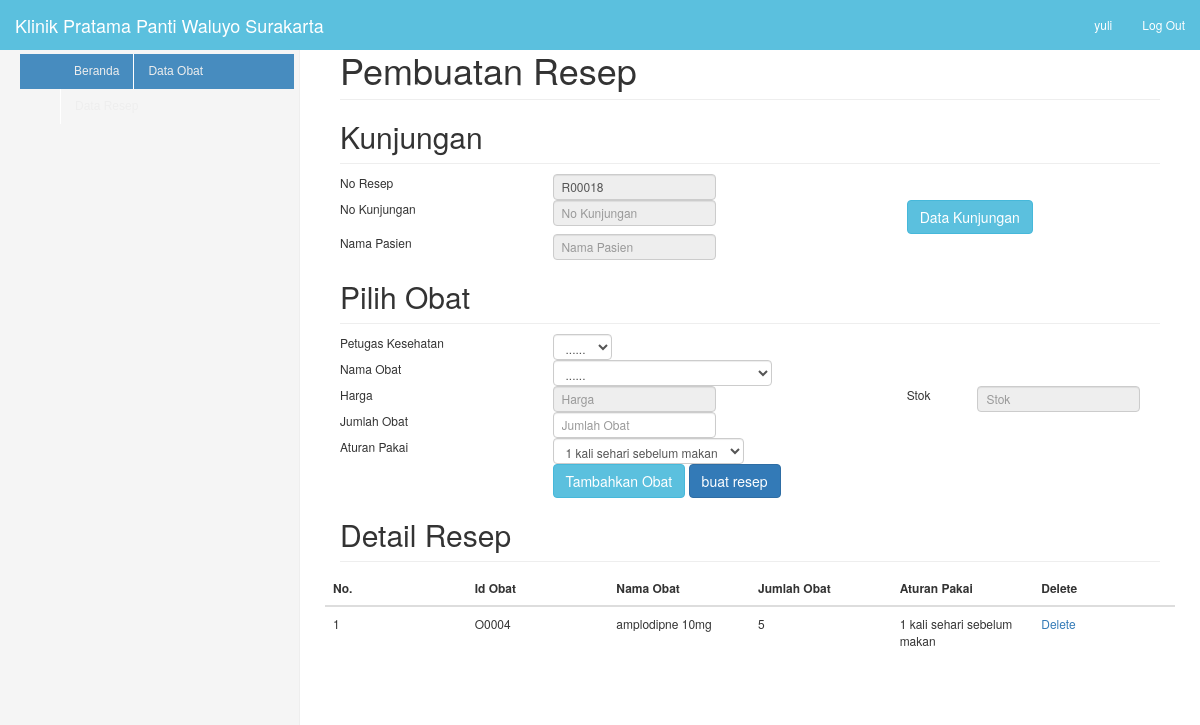
Screenshot of /function/obat/buat_resep.php (signed in) with the database file from the repository.
### tables this page shows
CREATE TABLE `nama_klinik`  (
  `id` int(11) NOT NULL AUTO_INCREMENT,
  `nama` varchar(100) NOT NULL,
  PRIMARY KEY (`id`) USING BTREE
);

CREATE TABLE `tmp_detail_resep`  (
  `id_tmp_dr` int(11) NOT NULL AUTO_INCREMENT,
  `id_resep` varchar(6) NOT NULL,
  `id_obat` varchar(5) NOT NULL,
  `jumlah_obat` int(3) NOT NULL,
  `aturan_pakai` enum('1 kali sehari sebelum makan','2 kali sehari sebelum makan','3 kali sehari sebelum makan','1 kali sehari sesudah makan','2 kali sehari sesudah makan','3 kali sehari sesudah makan') NOT NULL,
  `id_petugas` varchar(4) NOT NULL,
  `id_rajal` varchar(8) NULL DEFAULT NULL,
  PRIMARY KEY (`id_tmp_dr`) USING BTREE,
  INDEX `id_obat`(`id_obat`) USING BTREE,
  CONSTRAINT `tmp_detail_resep_ibfk_1` FOREIGN KEY (`id_obat`) REFERENCES `obat` (`id_obat`) ON DELETE NO ACTION ON UPDATE CASCADE
);

CREATE TABLE `obat`  (
  `id_obat` varchar(5) NOT NULL,
  `id_user` varchar(4) NOT NULL,
  `nama_obat` varchar(100) NOT NULL,
  `nama_dagang` varchar(50) NOT NULL,
  `harga_beli` varchar(10) NOT NULL,
  `harga_jual` varchar(10) NOT NULL,
  `stok` int(3) NOT NULL,
  PRIMARY KEY (`id_obat`) USING BTREE,
  INDEX `id_user`(`id_user`) USING BTREE,
  CONSTRAINT `obat_ibfk_1` FOREIGN KEY (`id_user`) REFERENCES `user` (`id_user`) ON DELETE NO ACTION ON UPDATE CASCADE
);

### library/library.php (called while the page is built, shortened)
<?php
function buatKode($tabel, $inisial){
	if($inisial=="RM" || $inisial=="RJ"){$panjang=8;}
	elseif($inisial=="R"){$panjang=6;}
	elseif($inisial=="O"){$panjang=5;}
	else{$panjang=4;}
	if($inisial=="RM"){
		require "../koneksi.php";
		$struktur = mysqli_query($koneksi, "SELECT no_rm FROM $tabel");
	}else if($inisial=="RJ"){
		require "../koneksi.php";
		$struktur = mysqli_query($koneksi, "SELECT id_kunjungan FROM $tabel");
	}else if($inisial =="R"){
		require "../koneksi.php";
		$struktur = mysqli_query($koneksi, "SELECT id_resep FROM $tabel");
	}else if($inisial == "O"){
		require "../../../koneksi.php";
		$struktur = mysqli_query($koneksi, "SELECT id_obat FROM $tabel");
	}else if($inisial == "U"){
		require "../koneksi.php";
		$struktur = mysqli_query($koneksi, "SELECT id_user FROM $tabel");
	}else if($inisial == "T"){
		require "../koneksi.php";
		$struktur = mysqli_query($koneksi, "SELECT id_tindakan FROM $tabel");
	}else if($inisial == "K"){
		require "../koneksi.php";
		$struktur = mysqli_query($koneksi, "SELECT id_kuitansi FROM $tabel");
	}else if($inisial == "P"){
		require "../koneksi.php";
		$struktur = mysqli_query($koneksi, "SELECT id_petugas FROM $tabel");
	}
	while ($property = mysqli_fetch_field($struktur))
	{
		$field = $property->name;
	}
	$qry = mysqli_query($koneksi, "SELECT MAX(".$field.") FROM ".$tabel);
	$row = mysqli_fetch_array($qry);
	if ($row[0]=="") {
		$angka=0;
	}else {
		$angka = substr($row[0], strlen($inisial));
	}
	$angka++;
	$angka = strval($angka);
	$tmp ="";
	for($i=1; $i<=($panjang-strlen($inisial)-strlen($angka)); $i++) {
		$tmp=$tmp."0";
	}
	return $inisial.$tmp.$angka;
}
function namaKlinik2(){
	require "../../koneksi.php";
	$sd = mysqli_query($koneksi, "SELECT * FROM nama_klinik");
	$r=mysqli_fetch_array($sd);
	return $r['nama'];
}
?>

### function/obat/buat_resep.php (the view, shortened to what this page needs)
<?php
include '../../koneksi.php';
require '../../library/library.php';
if (isset($_GET['id_kunjungan'])) {
    $id_kunjungan = $_GET['id_kunjungan'];
    $_SESSION['id_kunjungan'] = $_GET['id_kunjungan'];
} else {
    $id_kunjungan = '';
}
?>
<!DOCTYPE html>
<html>
    <head>
        <link rel="stylesheet" type="text/css" href="../../css/bootstrap.css">
        <link rel="stylesheet" type="text/css" href="../../css/dashboard.css">
        <link rel="stylesheet" type="text/css" href="../../css/dataTables.bootstrap.css">
    </head>
    <body>
        <nav class="navbar navbar-inverse navbar-fixed-top">
            <div class="container-fluid" style="background-color:#5bc0de">
                <div class="navbar-header">
                    <a class="navbar-brand" href="#" style="color:white"><?=namaKlinik2()?></a>
                </div>
                <div id="navbar" class="navbar-collapse collapse">
                    <ul class="nav navbar-nav navbar-right">
                        <li><a href="#"><?php echo $_SESSION['cabang']; ?></a></li>
                        <li><a href="#"><?php echo $_SESSION['username']; ?></a></li>
                        <li><a href="../../login.php?aksi=logout">Log Out</a></li>
                    </ul>
                </div>
            </div>
        </nav>
        <div class="container-fluid">
            <div class="row">
                <div class="col-sm-3  sidebar">
                    <?php include './need/sidebar.php'; ?>
                </div>
                <div class="col-sm-9 col-sm-offset-3 col-md-9 col-md-offset-3 main">
                    <h1 class="page-header">Pembuatan Resep</h1>
                    <form class="form-horizontal" name="addResep" action="need/proses.php" method="post"  >
                        <h2 class="sub-header">Kunjungan</h2>
                        <?php
                        $noResep = buatKode("resep", "R");
                        ?>
                        <div class="form-group">
                            <label for="inputNoResep" class="col-sm-3 control-label">No Resep</label>
                            <div class="col-sm-9">
                                <input type="text" class="form-control" id="inputNoResep" placeholder="No Resep" readonly="" name="id_resep" value="<?php echo $noResep; ?>">
                            </div>
                        </div>
                        <div class="form-group form-horizontal">
                            <label for="inputIdKunjungan" class="col-sm-3 control-label">No Kunjungan</label>
                            <div class="col-sm-5">
                                <input type="text" class="form-control" id="inputIdKunjungan" placeholder="No Kunjungan" name="id_kunjungan" readonly="" value="<?php echo isset($id_kunjungan) ? $id_kunjungan : ''; ?>">
                            </div>
                            <div class="col-sm-4">
                                <a href="../data_rawatjalan.php" role="button" class="btn btn-info">Data Kunjungan</a>
                            </div>
                        </div>
                        <div class="form-group">
                            <label for="inputNama" class="col-sm-3 control-label">Nama Pasien</label>
                            <div class="col-sm-9">
                                <input type="text" class="form-control" id="inputNama" placeholder="Nama Pasien" readonly="" name="nama_pasien" value="<?php echo isset($nama) ? $nama : ''; ?>">
                            </div>
                        </div>
                        <h2 class="sub-header">Pilih Obat</h2>
                        <div class="form-group">
                            <label for="inputPetugas" class="col-sm-3 control-label">Petugas Kesehatan</label>
                            <div class="col-sm-9">
                                <select name="pilihPetugas" class="form-control">
                                    <option value="KOSONG">......</option>
                                </select>
                            </div>
                        </div>
                        <div class="form-group">
                            <label for="inputObat" class="col-sm-3 control-label">Nama Obat</label>
                            <div class="col-sm-9">
                                <select id="daftarObat" name="pilihObat" class="form-control" required="">
                                    <option value="KOSONG">......</option>
                                </select>
                            </div>
                        </div>
                        <div class="form-group">
                            <label for="inputHarga" class="col-sm-3 control-label">Harga</label>
                            <?php
                            include './need/function.php';
                            ?>
                            <div class="col-sm-5 form-horizontal">
                                <input type="text" name="harga_jual" class="form-control" id="inputHarga" placeholder="Harga" readonly="" value="">
                            </div>
                            <label for="inputStok" class="col-sm-1 control-label">Stok</label>
                            <div class="col-sm-3">
                                <input type="text" name="stok" class="form-control" id="stok" placeholder="Stok" readonly="" value="">
                            </div>
                        </div>
                        <div class="form-group">
                            <label for="inputJumlahObat" class="col-sm-3 control-label">Jumlah Obat</label>
                            <div class="col-sm-9">
                                <input type="number" class="form-control" name="jumlah_obat" id="inputJumlahObat" placeholder="Jumlah Obat" min="1">
                            </div>
                        </div>
                        <div class="form-group">
                            <label for="inputAturan" class="col-sm-3 control-label" required="">Aturan Pakai</label>
                            <div class="col-sm-9">
                                <select class="form-control" name="aturan">
                                    <option>1 kali sehari sebelum makan</option>
                                </select>
                            </div>
                        </div>
                        <div class="form-group">
                            <div class="col-sm-offset-3 col-sm-9">
                                <input id="btntambah" name="btntambah" type="submit" style="cursor:pointer;" class="btn btn-info" value=" Tambahkan Obat " />
                                <input id="btnsimpan" name="btnsimpan" type="submit" style="cursor:pointer;" class="btn btn-primary" value=" buat resep " />
                            </div>
                        </div>
                    </form>
                    <h2 class="sub-header">Detail Resep</h2>
                    <div class="row">
                        <div class="table" >
                            <table id="data" class="table display responsive compact" >
                                <thead >
                                    <tr>
                                        <th>No.</th>
                                        <th>Id Obat</th>
                                        <th>Nama Obat</th>
                                        <th>Jumlah Obat</th>
                                        <th>Aturan Pakai</th>
                                        <th>Delete</th>
                                    </tr>
                                </thead>
                                <tbody id="myTable">
                                    <?php
                                    $query = mysqli_query($koneksi, "SELECT * FROM tmp_detail_resep tmp INNER JOIN obat o ON tmp.id_obat = o.id_obat");
                                    $no = 0;
                                    while ($hasil = mysqli_fetch_array($query)) {
                                        $no++;
                                        echo "<tr>
                                        <td>" . $no . "</td>
                                        <td>" . $hasil['id_obat'] . "</td>
                                        <td>" . $hasil['nama_dagang'] . "</td>
                                        <td>" . $hasil['jumlah_obat'] . "</td>
                                        <td>" . $hasil['aturan_pakai'] . "</td>
                                        <td><a href='need/proses.php?delete=" . $hasil['id_tmp_dr'] . "'>Delete</a></td>
                                    </tr>";
                                    }
                                    ?>
                                </tbody>
                            </table>
                        </div>
                    </div>
                </div>
            </div>
        </div>
    </body>
</html>

### css/dashboard.css (style rules this page uses)
body { padding-top: 50px; }
.sub-header { padding-bottom: 10px; border-bottom: 1px solid #eee; }
.navbar-fixed-top { border: 0; }
.sidebar { position: relative; }
table { table-layout: fixed; word-wrap: break-word; }
@media (min-width: 768px) { .sidebar { position: fixed; top: 49px; bottom: 0; left: 0; z-index: 1000; display: inline-block; padding: 5px; padding-left: 20px; overflow-x: hidden; overflow-y: auto; background-color: #f5f5f5; border-right: 1px solid #eee; } }
.main { padding: 20px; }
@media (min-width: 768px) { .main { padding-right: 40px; padding-left: 40px; margin-top: -20px; } }
.main .page-header { margin-top: 0; }
#navbar a { color: #fff; }

### rows the page displays
nama_klinik: nama "Klinik Pratama Panti Waluyo Surakarta"
tmp_detail_resep: id_obat.id_obat "O0004", id_obat.nama_dagang "amplodipne 10mg", jumlah_obat "5", aturan_pakai "1 kali sehari sebelum makan"

### other values shown
$_SESSION['username'] "yuli"
